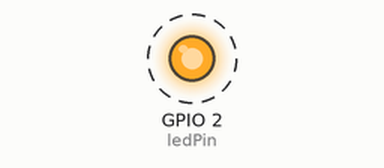
The sketch below on a simulated ESP32. On the bench: output pins drawn as LEDs (lit = HIGH). Dashed ring = blinking. What the sketch prints to the serial monitor is not drawn.

Above: at 0.2 s.
Timing chart, 0 to 3.0 s (numbered marks = the images above):
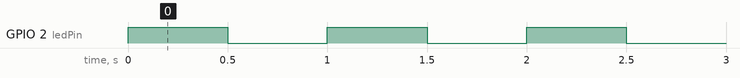

Measured:
- by itself, GPIO 2 (ledPin): alternates HIGH for 0.50 s and LOW for 0.50 s

The sketch:

obzor-modulya-max9814.ino
```cpp
/*
  ESP32 Blink
  esp32-blink.ino
  Rewrite of classic Blink sketch for ESP32
  Use LED on GPIO2

  DroneBot Workshop 2020
  https://dronebotworkshop.com
*/

// LED on GPIO2
int ledPin = 2;

void setup()
{
    // Set LED as output
    pinMode(ledPin, OUTPUT);

    // Serial monitor setup
    Serial.begin(115200);
}

void loop()
{
    Serial.print("Hello");
    digitalWrite(ledPin, HIGH);

    delay(500);

    Serial.println(" world!");
    digitalWrite(ledPin, LOW);

    delay(500);
}
```
